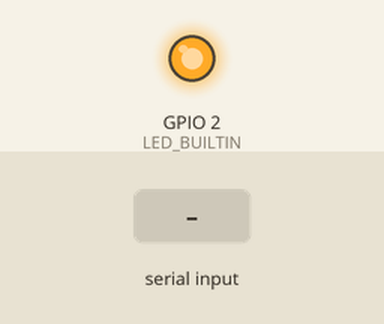
Bench run of a program on a simulated ESP32. Parts: output pins drawn as LEDs (lit = HIGH). Dashed ring = blinking. The test bench sets the inputs (shaded band). WiFi joins after 1.5 s; servers stay silent unless stated; what the program prints to the serial monitor is not drawn.

Above: at 2.8 s.
2.9 s: "Command executed\n" received over Serial
At 4.5 s:
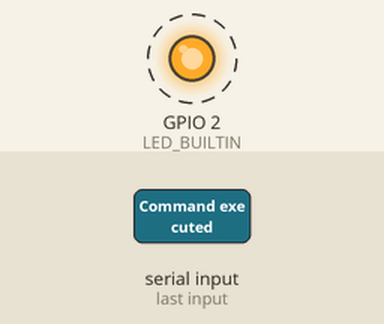
At 6.9 s:
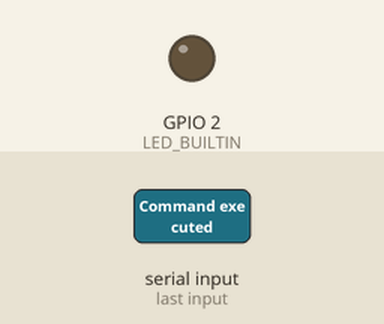
Timing chart, 0 to 8.4 s (numbered marks = the images above; inputs shaded):
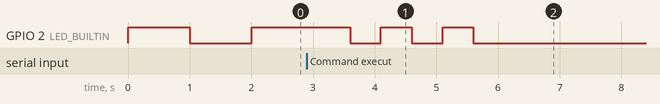

The program:

main.cpp
```cpp
#include <WiFi.h>

#define WIFI_SSID "reseauESP"
#define WIFI_PASSWORD "mdp123456789"
#define SERVER_IP "192.168.137.233" // Replace by the ESP2 IP
#define SERVER_PORT 9999

WiFiClient client;
bool isConnected = false;
bool lightOn = false;

void setup() {
  Serial.begin(115200);
  pinMode(LED_BUILTIN, OUTPUT);

  WiFi.begin(WIFI_SSID, WIFI_PASSWORD);

  Serial.println("Starting");
}

void blinkLED(int numberOfBlink) {
  for (int i = 0; i < numberOfBlink; i++) {
    digitalWrite(LED_BUILTIN, HIGH);
    delay(500);
    digitalWrite(LED_BUILTIN, LOW);
    delay(500);
  }
}

void sendCommand(const String& command) {
  if (!client.connect(SERVER_IP, SERVER_PORT)) {
    Serial.println("Failed to connect to server");
    return;
  }
  blinkLED(3);
  Serial.println("Command: " + command);

  client.println(command);
  client.flush();
  delay(1000);
  Serial.println("Waiting for ACK");
  while(true)
  {
    String response = client.readStringUntil('\n');
    if (response.indexOf("Command executed") != -1) {
      Serial.println("\n Response from server: " + response);
      break;
    } else {
      Serial.print("."+response);
    }
  }
  client.stop();
}

void loop() {
  if (WiFi.status() == WL_CONNECTED && !isConnected) {
    Serial.println("Connected");
    lightOn=true;
    isConnected = true;
  }

  if (WiFi.status() != WL_CONNECTED) {
    Serial.print(".");
    digitalWrite(LED_BUILTIN, !digitalRead(LED_BUILTIN));
    delay(1000);
    isConnected = false;
    lightOn=false;
    return; // Skip the rest of the loop if not connected
  }

  if (isConnected && Serial.available() > 0) {
    String command = Serial.readStringUntil('\n');
    command.trim();
    sendCommand(command);
    lightOn = true;
  }

  if(lightOn)
  {
    digitalWrite(LED_BUILTIN, HIGH);
    lightOn = false;
  }
}
```

Measured:
- after the input at 2.9 s, GPIO 2 (LED_BUILTIN): alternates HIGH for 0.50 s and LOW for 0.50 s, 5 changes in all, then stays LOW, starting after 0.70 s
